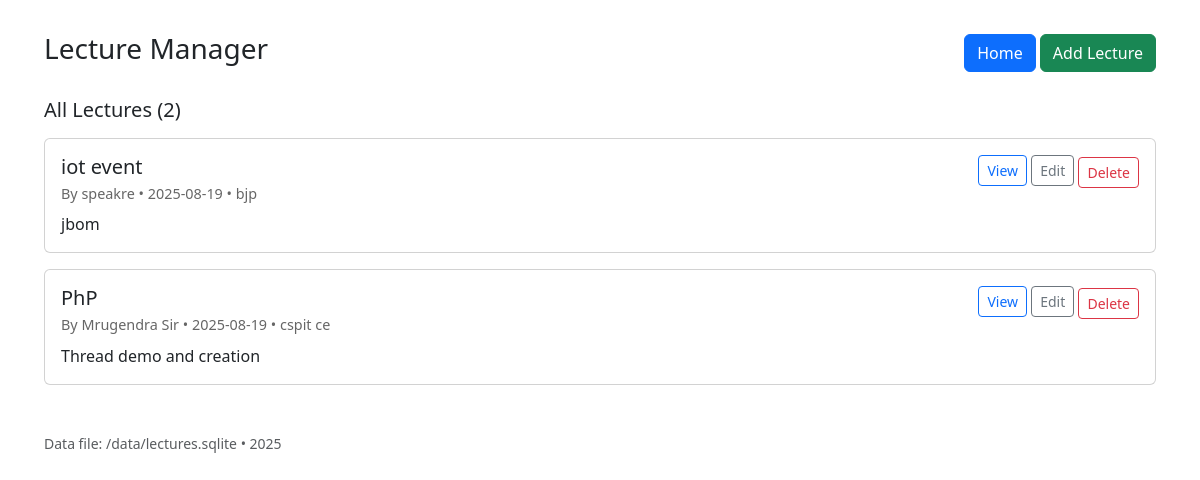
The page /applicationoflecture/index.php on the database its author committed.
### tables this page shows
CREATE TABLE lectures (
    id INTEGER PRIMARY KEY AUTOINCREMENT,
    title TEXT NOT NULL,
    speaker TEXT NOT NULL,
    date TEXT NOT NULL,
    location TEXT DEFAULT '',
    description TEXT DEFAULT '',
    created_at TEXT NOT NULL DEFAULT (datetime('now'))
);

### applicationoflecture/index.php (the view, shortened to what this page needs)
<?php
$dbDir = __DIR__ . '/data';
$dbFile = $dbDir . '/lectures.sqlite';
$pdo = new PDO('sqlite:' . $dbFile);
$pdo->setAttribute(PDO::ATTR_ERRMODE, PDO::ERRMODE_EXCEPTION);
$pdo->exec("CREATE TABLE IF NOT EXISTS lectures (
    id INTEGER PRIMARY KEY AUTOINCREMENT,
    title TEXT NOT NULL,
    speaker TEXT NOT NULL,
    date TEXT NOT NULL,
    location TEXT DEFAULT '',
    description TEXT DEFAULT '',
    created_at TEXT NOT NULL DEFAULT (datetime('now'))
)");
function h($s) { return htmlspecialchars($s, ENT_QUOTES | ENT_SUBSTITUTE, 'UTF-8'); }
$action = $_GET['action'] ?? 'list';
if ($action === 'list') {
    $stmt = $pdo->query("SELECT * FROM lectures ORDER BY date DESC, created_at DESC");
    $lectures = $stmt->fetchAll(PDO::FETCH_ASSOC);
}
?><!doctype html>
<html lang="en">
<head>
  <link href="https://cdn.jsdelivr.net/npm/bootstrap@5.3.2/dist/css/bootstrap.min.css" rel="stylesheet">
</head>
<body>
<div class="container">
  <header class="d-flex align-items-center justify-content-between mb-4">
    <h1 class="h3">Lecture Manager</h1>
    <div>
      <a class="btn btn-primary" href="index.php?action=list">Home</a>
      <a class="btn btn-success" href="index.php?action=add">Add Lecture</a>
    </div>
  </header>
  <?php if ($action === 'list'): ?>
    <h2 class="h5 mb-3">All Lectures (<?= count($lectures) ?>)</h2>
    <?php foreach ($lectures as $l): ?>
      <div class="card">
        <div class="card-body d-flex justify-content-between align-items-start">
          <div>
            <h5 class="card-title mb-1"><?= h($l['title']) ?></h5>
            <div class="small-muted">By <?= h($l['speaker']) ?> • <?= h($l['date']) ?> <?= $l['location'] ? '• ' . h($l['location']) : '' ?></div>
            <p class="mt-2 mb-0"><?= nl2br(h(substr($l['description'],0,200))) ?><?= strlen($l['description'])>200?'...':'' ?></p>
          </div>
          <div class="text-end">
            <a class="btn btn-outline-primary btn-sm mb-1" href="index.php?action=view&id=<?= $l['id'] ?>">View</a>
            <a class="btn btn-outline-secondary btn-sm mb-1" href="index.php?action=edit&id=<?= $l['id'] ?>">Edit</a>
            <form method="post" style="display:inline" onsubmit="return confirm('Delete this lecture?');">
              <button name="delete" class="btn btn-outline-danger btn-sm">Delete</button>
            </form>
          </div>
        </div>
      </div>
    <?php endforeach; ?>
  <?php else: ?>
    <div class="alert alert-warning">Item not found or invalid action. <a href="index.php">Back to list</a></div>
  <?php endif; ?>
  <footer class="mt-5 small text-muted">
    Data file: <?= h(str_replace(__DIR__, '', $dbFile)) ?> • <?= date('Y') ?>
  </footer>
</div>
</body>
</html>

### applicationoflecture/index.php (style rules this page uses)
body { padding: 2rem; }
.card { margin-bottom: 1rem; }
.small-muted { font-size: .9rem; color: #666; }

### rows shown on the page
lectures: title "iot event", speaker "speakre", date "2025-08-19", location "bjp", description "jbom"
lectures: title "PhP", speaker "Mrugendra Sir", date "2025-08-19", location "cspit ce", description "Thread demo and creation"

### other values the page prints
count($lectures) "2"
str_replace(__DIR__, '', $dbFile) "/data/lectures.sqlite"
